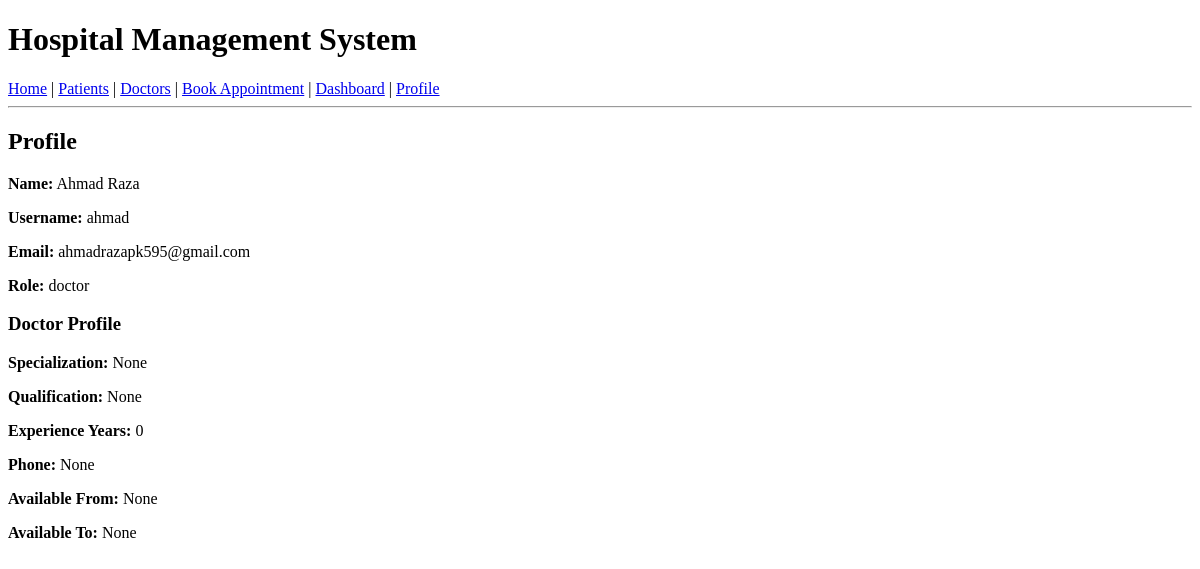
/profile/ (signed in), run on an earlier commit of the app's database.
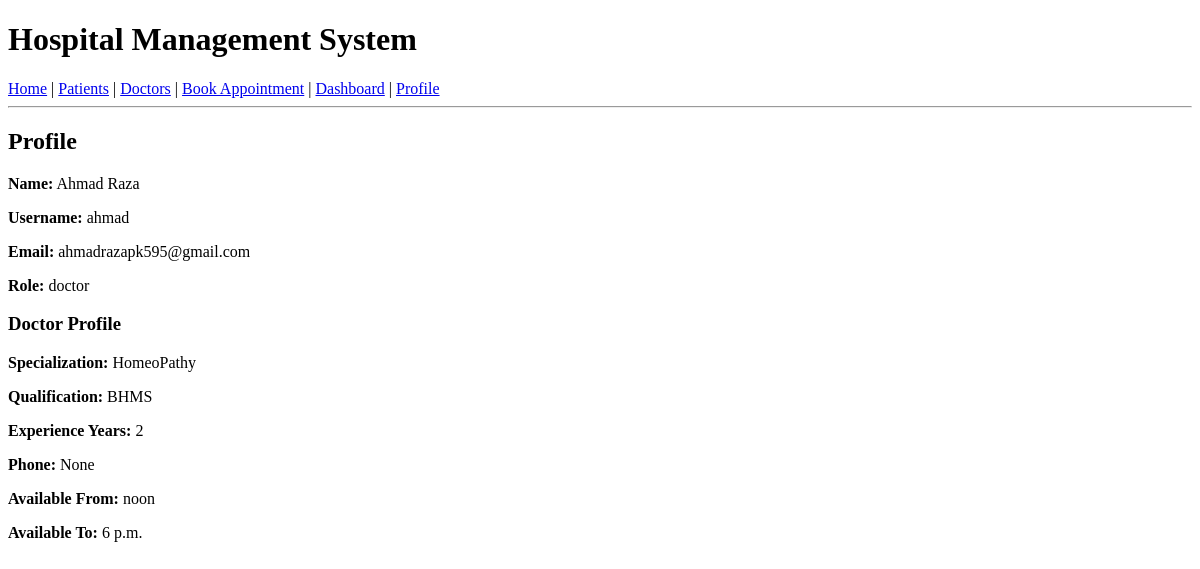
And on a later commit of the database.
### doctors/models.py (models this page shows, shortened)
class DoctorProfile(models.Model):
    user = models.OneToOneField(User, on_delete=models.CASCADE, related_name='doctor_profile')
    specialization = models.CharField(max_length=100, null=True, blank=True)
    qualification = models.CharField(max_length=100, null=True, blank=True)
    experience_years = models.IntegerField(default=0)
    phone = models.CharField(max_length=15, null=True, blank=True)
    available_from = models.TimeField(null=True, blank=True)
    available_to = models.TimeField(null=True, blank=True)

### hospitalmanagementsystem/views.py (the view)
# urls.py: path('profile/',profile,name='profile'),
@login_required
def profile(request):
    role = getattr(request.user, 'role', None)
    patient_profile = None
    doctor_profile = None
    if role == 'patient':
        patient_profile = PatientProfile.objects.filter(user=request.user).first()
    elif role == 'doctor':
        doctor_profile = DoctorProfile.objects.filter(user=request.user).first()
    return render(request, 'profile.html', {
        'patient_profile': patient_profile,
        'doctor_profile': doctor_profile,
    })

### templates/profile.html (shortened to what this page needs)
{% extends 'base.html' %}
{% block content %}
<h2>Profile</h2>
<p><strong>Name:</strong> {{ request.user.name }}</p>
<p><strong>Username:</strong> {{ request.user.username }}</p>
<p><strong>Email:</strong> {{ request.user.email }}</p>
<p><strong>Role:</strong> {{ request.user.role }}</p>
{% if doctor_profile %}
  <h3>Doctor Profile</h3>
  <p><strong>Specialization:</strong> {{ doctor_profile.specialization }}</p>
  <p><strong>Qualification:</strong> {{ doctor_profile.qualification }}</p>
  <p><strong>Experience Years:</strong> {{ doctor_profile.experience_years }}</p>
  <p><strong>Phone:</strong> {{ doctor_profile.phone }}</p>
  <p><strong>Available From:</strong> {{ doctor_profile.available_from }}</p>
  <p><strong>Available To:</strong> {{ doctor_profile.available_to }}</p>
{% endif %}
{% endblock %}

What changed in the data, as far as the page shows it:
changed DoctorProfile "None": specialization "None" → "HomeoPathy"; qualification "None" → "BHMS"; experience_years "0" → "2"; available_from "None" → "noon"; available_to "None" → "6 p.m."
